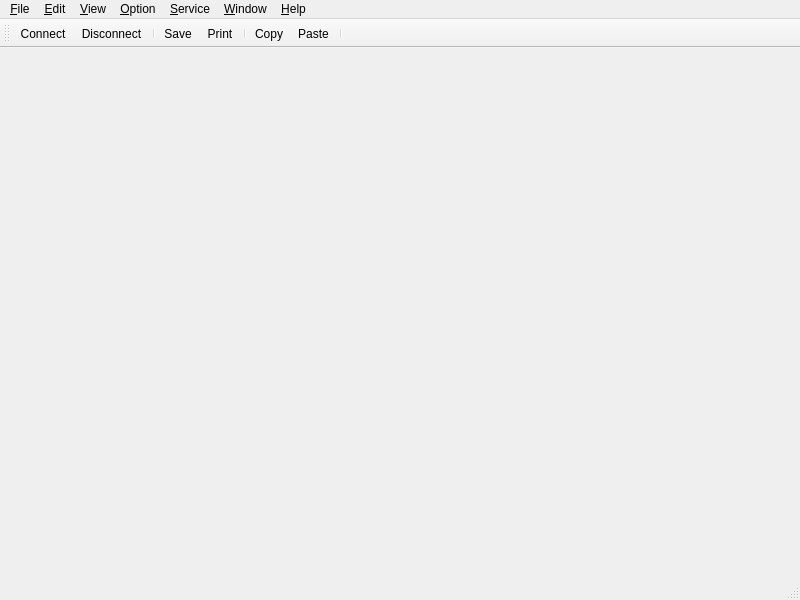
<?xml version="1.0" encoding="UTF-8"?>
<ui version="4.0">
 <class>MainWindow</class>
 <widget class="QMainWindow" name="MainWindow">
  <property name="geometry">
   <rect>
    <x>0</x>
    <y>0</y>
    <width>800</width>
    <height>600</height>
   </rect>
  </property>
  <property name="windowTitle">
   <string>FlyTerm</string>
  </property>
  <widget class="QWidget" name="centralwidget"/>
  <widget class="QMenuBar" name="menubar">
   <property name="geometry">
    <rect>
     <x>0</x>
     <y>0</y>
     <width>800</width>
     <height>22</height>
    </rect>
   </property>
   <widget class="QMenu" name="menuFile">
    <property name="title">
     <string>&amp;File</string>
    </property>
    <widget class="QMenu" name="menuTransfer">
     <property name="title">
      <string>Transfer</string>
     </property>
     <widget class="QMenu" name="menuKermit">
      <property name="title">
       <string>Kermit</string>
      </property>
      <addaction name="actionKermitReceive"/>
      <addaction name="actionKermitSend"/>
     </widget>
     <widget class="QMenu" name="menuYMODEM">
      <property name="title">
       <string>YMODEM</string>
      </property>
      <addaction name="actionYModemReceive"/>
      <addaction name="actionYModemSend"/>
     </widget>
     <widget class="QMenu" name="menuXMODEM">
      <property name="title">
       <string>XMODEM</string>
      </property>
      <addaction name="separator"/>
      <addaction name="separator"/>
      <addaction name="actionXModemReceive"/>
      <addaction name="actionXModemSend"/>
     </widget>
     <addaction name="menuKermit"/>
     <addaction name="menuXMODEM"/>
     <addaction name="menuYMODEM"/>
    </widget>
    <addaction name="actionConnect"/>
    <addaction name="actionDisconnect"/>
    <addaction name="separator"/>
    <addaction name="menuTransfer"/>
    <addaction name="separator"/>
    <addaction name="actionSave"/>
    <addaction name="actionPrint"/>
    <addaction name="separator"/>
    <addaction name="actionExit"/>
   </widget>
   <widget class="QMenu" name="menuEdit">
    <property name="title">
     <string>&amp;Edit</string>
    </property>
    <addaction name="actionCopy"/>
    <addaction name="actionCopyAll"/>
    <addaction name="actionPaste"/>
    <addaction name="separator"/>
    <addaction name="actionFontIncrease"/>
    <addaction name="actionFontDecrease"/>
    <addaction name="separator"/>
    <addaction name="actionClearScrollBack"/>
   </widget>
   <widget class="QMenu" name="menuView">
    <property name="title">
     <string>&amp;View</string>
    </property>
   </widget>
   <widget class="QMenu" name="menuHelp">
    <property name="title">
     <string>&amp;Help</string>
    </property>
    <addaction name="actionAbout"/>
   </widget>
   <widget class="QMenu" name="menuWindow">
    <property name="title">
     <string>&amp;Window</string>
    </property>
    <addaction name="actionClose"/>
    <addaction name="actionCloseAll"/>
    <addaction name="separator"/>
    <addaction name="actionTab"/>
    <addaction name="separator"/>
    <addaction name="actionTitle"/>
    <addaction name="actionCascade"/>
    <addaction name="actionMaximize"/>
    <addaction name="separator"/>
    <addaction name="actionNext"/>
    <addaction name="actionPrevious"/>
   </widget>
   <widget class="QMenu" name="menuOption">
    <property name="enabled">
     <bool>true</bool>
    </property>
    <property name="title">
     <string>&amp;Option</string>
    </property>
    <widget class="QMenu" name="menuSyntaxHighlighting">
     <property name="title">
      <string>Syntax highlighting</string>
     </property>
    </widget>
    <widget class="QMenu" name="menuLanguage">
     <property name="title">
      <string>Language</string>
     </property>
     <addaction name="actionEnglish"/>
     <addaction name="actionChinese"/>
    </widget>
    <widget class="QMenu" name="menuShow_style">
     <property name="title">
      <string>Show style</string>
     </property>
     <addaction name="actionWindowsVista"/>
     <addaction name="actionWindows"/>
     <addaction name="actionFusion"/>
    </widget>
    <addaction name="actionLog"/>
    <addaction name="menuSyntaxHighlighting"/>
    <addaction name="menuLanguage"/>
    <addaction name="menuShow_style"/>
   </widget>
   <widget class="QMenu" name="menuService">
    <property name="title">
     <string>&amp;Service</string>
    </property>
    <widget class="QMenu" name="menuTFTP">
     <property name="title">
      <string>TFTP Server</string>
     </property>
     <addaction name="actionTFtpStart"/>
     <addaction name="actionTFtpStop"/>
    </widget>
    <addaction name="menuTFTP"/>
   </widget>
   <addaction name="menuFile"/>
   <addaction name="menuEdit"/>
   <addaction name="menuView"/>
   <addaction name="menuOption"/>
   <addaction name="menuService"/>
   <addaction name="menuWindow"/>
   <addaction name="menuHelp"/>
  </widget>
  <widget class="QToolBar" name="toolBar">
   <property name="windowTitle">
    <string>Tool bar</string>
   </property>
   <property name="iconSize">
    <size>
     <width>20</width>
     <height>20</height>
    </size>
   </property>
   <attribute name="toolBarArea">
    <enum>TopToolBarArea</enum>
   </attribute>
   <attribute name="toolBarBreak">
    <bool>false</bool>
   </attribute>
   <addaction name="actionConnect"/>
   <addaction name="actionDisconnect"/>
   <addaction name="separator"/>
   <addaction name="actionSave"/>
   <addaction name="actionPrint"/>
   <addaction name="separator"/>
   <addaction name="actionCopy"/>
   <addaction name="actionPaste"/>
   <addaction name="separator"/>
  </widget>
  <widget class="QStatusBar" name="statusBar"/>
  <action name="actionConnect">
   <property name="icon">
    <iconset resource="FlyTerm.qrc">
     <normaloff>:/image/File/connect.png</normaloff>:/image/File/connect.png</iconset>
   </property>
   <property name="text">
    <string>Connect</string>
   </property>
   <property name="statusTip">
    <string>Quick connection</string>
   </property>
   <property name="shortcut">
    <string>Ctrl+Q</string>
   </property>
  </action>
  <action name="actionExit">
   <property name="text">
    <string>Exit</string>
   </property>
   <property name="statusTip">
    <string>Exit FlyTerm</string>
   </property>
  </action>
  <action name="actionAbout">
   <property name="icon">
    <iconset resource="FlyTerm.qrc">
     <normaloff>:/image/Tool/about.png</normaloff>:/image/Tool/about.png</iconset>
   </property>
   <property name="text">
    <string>About</string>
   </property>
   <property name="statusTip">
    <string>About FlyTerm</string>
   </property>
  </action>
  <action name="actionCopy">
   <property name="icon">
    <iconset resource="FlyTerm.qrc">
     <normaloff>:/image/File/copy.png</normaloff>:/image/File/copy.png</iconset>
   </property>
   <property name="text">
    <string>Copy</string>
   </property>
   <property name="statusTip">
    <string>Copy text to clipboard</string>
   </property>
   <property name="shortcut">
    <string>Ctrl+C</string>
   </property>
  </action>
  <action name="actionPaste">
   <property name="icon">
    <iconset resource="FlyTerm.qrc">
     <normaloff>:/image/File/paste.png</normaloff>:/image/File/paste.png</iconset>
   </property>
   <property name="text">
    <string>Paste</string>
   </property>
   <property name="statusTip">
    <string>Paste text from clipboard</string>
   </property>
   <property name="shortcut">
    <string>Ctrl+V</string>
   </property>
  </action>
  <action name="actionTab">
   <property name="checkable">
    <bool>true</bool>
   </property>
   <property name="text">
    <string>Tab</string>
   </property>
   <property name="statusTip">
    <string>Set tab view mode</string>
   </property>
  </action>
  <action name="actionTitle">
   <property name="checkable">
    <bool>true</bool>
   </property>
   <property name="text">
    <string>Tile</string>
   </property>
   <property name="statusTip">
    <string>Title windows</string>
   </property>
  </action>
  <action name="actionTitleVertically">
   <property name="text">
    <string>Tile Vertically</string>
   </property>
  </action>
  <action name="actionCascade">
   <property name="checkable">
    <bool>true</bool>
   </property>
   <property name="text">
    <string>Cascade</string>
   </property>
   <property name="statusTip">
    <string>Cascade windows</string>
   </property>
  </action>
  <action name="actionToolBar">
   <property name="text">
    <string>ToolBar</string>
   </property>
  </action>
  <action name="actionStatusBar">
   <property name="text">
    <string>StatusBar</string>
   </property>
  </action>
  <action name="actionClose">
   <property name="text">
    <string>Close</string>
   </property>
   <property name="statusTip">
    <string>Close current window</string>
   </property>
  </action>
  <action name="actionCloseAll">
   <property name="text">
    <string>Close All</string>
   </property>
   <property name="statusTip">
    <string>Close all window</string>
   </property>
  </action>
  <action name="actionNext">
   <property name="text">
    <string>Next</string>
   </property>
   <property name="statusTip">
    <string>Next a window </string>
   </property>
  </action>
  <action name="actionPrevious">
   <property name="text">
    <string>Previous</string>
   </property>
   <property name="statusTip">
    <string>Previous a window</string>
   </property>
  </action>
  <action name="actionDisconnect">
   <property name="icon">
    <iconset resource="FlyTerm.qrc">
     <normaloff>:/image/File/disconnect.png</normaloff>:/image/File/disconnect.png</iconset>
   </property>
   <property name="text">
    <string>Disconnect</string>
   </property>
   <property name="statusTip">
    <string>Disable connect</string>
   </property>
  </action>
  <action name="actionSave">
   <property name="icon">
    <iconset resource="FlyTerm.qrc">
     <normaloff>:/image/File/save.png</normaloff>:/image/File/save.png</iconset>
   </property>
   <property name="text">
    <string>Save...</string>
   </property>
   <property name="statusTip">
    <string>Save console text to a file</string>
   </property>
   <property name="shortcut">
    <string/>
   </property>
  </action>
  <action name="actionPrint">
   <property name="icon">
    <iconset resource="FlyTerm.qrc">
     <normaloff>:/image/File/print.png</normaloff>:/image/File/print.png</iconset>
   </property>
   <property name="text">
    <string>Print</string>
   </property>
   <property name="statusTip">
    <string>Print console text</string>
   </property>
   <property name="shortcut">
    <string>Ctrl+P</string>
   </property>
  </action>
  <action name="actionCopyAll">
   <property name="text">
    <string>Copy All</string>
   </property>
   <property name="statusTip">
    <string>Copy all text to clipboard</string>
   </property>
  </action>
  <action name="actionFontIncrease">
   <property name="text">
    <string>Increase font size</string>
   </property>
   <property name="toolTip">
    <string>Increase font size</string>
   </property>
   <property name="statusTip">
    <string>Increase font size of console text</string>
   </property>
  </action>
  <action name="actionFontDecrease">
   <property name="text">
    <string>Decrease font size</string>
   </property>
   <property name="statusTip">
    <string>Decrease font size of console text</string>
   </property>
  </action>
  <action name="actionClearScrollBack">
   <property name="text">
    <string>Clear scroll back</string>
   </property>
   <property name="statusTip">
    <string>Clear text of console</string>
   </property>
  </action>
  <action name="actionLog">
   <property name="checkable">
    <bool>true</bool>
   </property>
   <property name="text">
    <string>Log</string>
   </property>
   <property name="statusTip">
    <string>Toggole flag of log</string>
   </property>
  </action>
  <action name="actionMaximize">
   <property name="checkable">
    <bool>true</bool>
   </property>
   <property name="text">
    <string>Maximized</string>
   </property>
  </action>
  <action name="actionKermitReceive">
   <property name="text">
    <string>Receive...</string>
   </property>
  </action>
  <action name="actionKermitSend">
   <property name="text">
    <string>Send...</string>
   </property>
  </action>
  <action name="actionYModemReceive">
   <property name="text">
    <string>Receive...</string>
   </property>
  </action>
  <action name="actionYModemSend">
   <property name="text">
    <string>Send...</string>
   </property>
  </action>
  <action name="actionTFtpStart">
   <property name="text">
    <string>Start...</string>
   </property>
   <property name="statusTip">
    <string>Start a service of  TFTP server</string>
   </property>
  </action>
  <action name="actionTFtpStop">
   <property name="enabled">
    <bool>false</bool>
   </property>
   <property name="text">
    <string>Stop</string>
   </property>
   <property name="statusTip">
    <string>Stop a service of  TFTP server</string>
   </property>
  </action>
  <action name="actionXModemReceive">
   <property name="text">
    <string>Receive...</string>
   </property>
  </action>
  <action name="actionXModemSend">
   <property name="text">
    <string>Send...</string>
   </property>
  </action>
  <action name="actionWindowVista">
   <property name="text">
    <string>WindowVista</string>
   </property>
  </action>
  <action name="actionEnglish">
   <property name="checkable">
    <bool>true</bool>
   </property>
   <property name="checked">
    <bool>true</bool>
   </property>
   <property name="text">
    <string>English</string>
   </property>
  </action>
  <action name="actionChinese">
   <property name="checkable">
    <bool>true</bool>
   </property>
   <property name="text">
    <string>简体中文</string>
   </property>
  </action>
  <action name="actionWindowsVista">
   <property name="checkable">
    <bool>true</bool>
   </property>
   <property name="checked">
    <bool>true</bool>
   </property>
   <property name="text">
    <string>WindowsVista</string>
   </property>
  </action>
  <action name="actionWindows">
   <property name="checkable">
    <bool>true</bool>
   </property>
   <property name="text">
    <string>Windows</string>
   </property>
  </action>
  <action name="actionFusion">
   <property name="checkable">
    <bool>true</bool>
   </property>
   <property name="text">
    <string>Fusion</string>
   </property>
  </action>
 </widget>
 <resources>
  <include location="FlyTerm.qrc"/>
 </resources>
 <connections/>
</ui>
